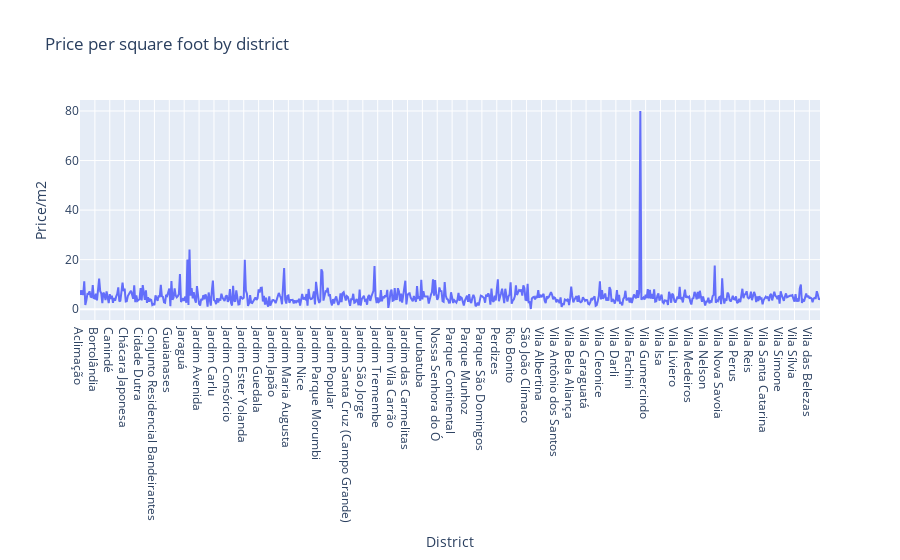

The cell this chart's notebook holds for it:
### Code cell
#Use plotly to make a plot the mean price per square foot per district
import plotly.express as px

fig = px.line(DistrictMeans, y = 'Valor/m2', title = 'Price per square foot by district',
             labels={"Bairro": "District",  "Valor/m2": "Price/m2"})
fig.show()

### Figure 1 — Plotly figure (JSON) as saved in the notebook; plotly's stock layout.template omitted (floating-point values rounded to 4 significant figures; data arrays with more than 128 entries replaced by an {"elided": "..."} marker saying what was removed)
{"data": [{"hovertemplate": "District=%{x}<br>Price/m2=%{y}<extra></extra>", "legendgroup": "", "line": {"color": "#636efa", "dash": "solid"}, "marker": {"symbol": "circle"}, "mode": "lines", "name": "", "orientation": "v", "showlegend": false, "type": "scatter", "x": {"elided": "697 str values"}, "xaxis": "x", "y": {"elided": "697 float values"}, "yaxis": "y"}], "layout": {"legend": {"tracegroupgap": 0}, "title": {"text": "Price per square foot by district"}, "xaxis": {"anchor": "y", "domain": [0, 1], "title": {"text": "District"}}, "yaxis": {"anchor": "x", "domain": [0, 1], "title": {"text": "Price/m2"}}}}
